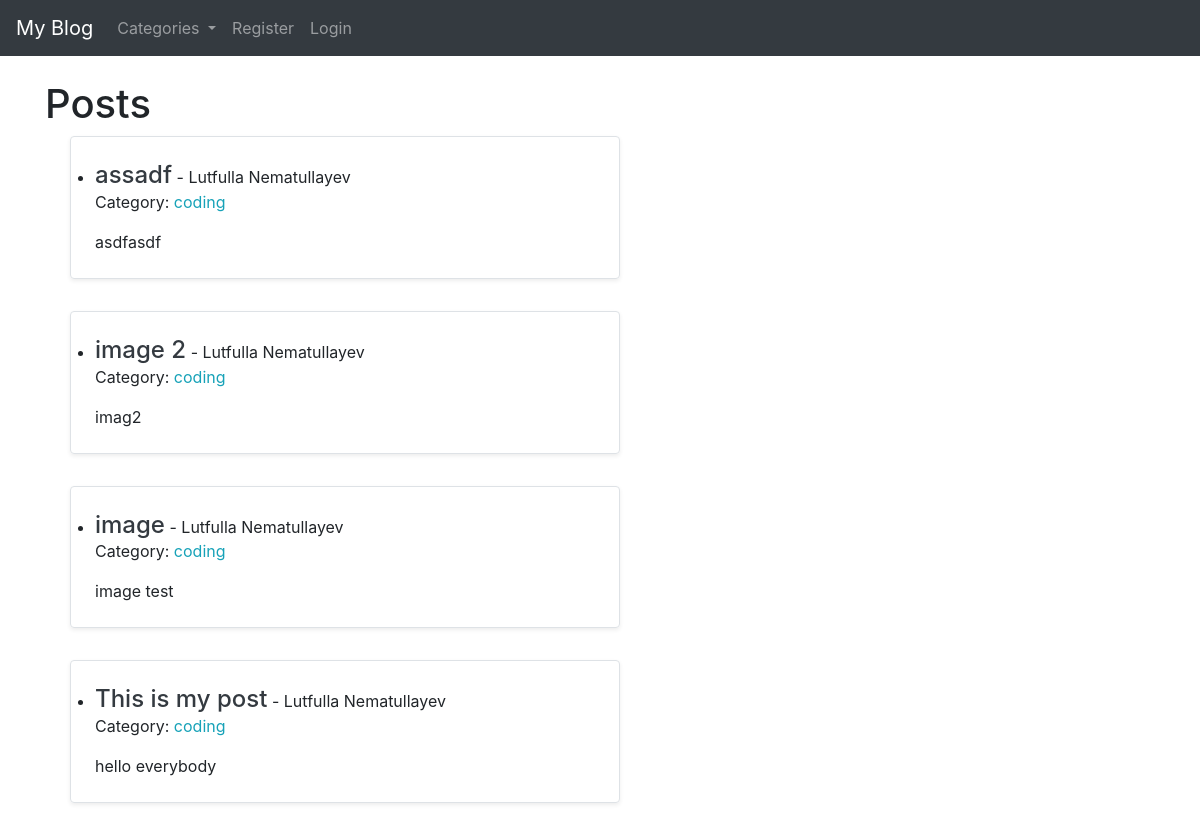
The page / on the database its author committed.
### theblog/models.py (models this page shows, shortened)
class Post(models.Model):
    title = models.CharField(max_length=255)
    header_image = models.ImageField(null=True, blank=True, upload_to='images/')
    title_tag = models.CharField(max_length=255, default='Blog')
    author = models.ForeignKey(User, on_delete=models.CASCADE)
    body = RichTextField(blank=True, null=True)
    added_date = models.DateTimeField(auto_now_add=True)
    category = models.CharField(max_length=255, default='coding')
    snippet = models.CharField(max_length=255)
    likes = models.ManyToManyField(User, related_name='blog_posts')

### theblog/views.py (the view)
# urls.py: path('', HomeView.as_view(), name='home'),
class HomeView(ListView):
    model = Post
    template_name = 'home.html'
    ordering = ['-added_date']
    def get_context_data(self, *args, **kwargs):
        cat_menu = Category.objects.all()
        context = super(HomeView, self).get_context_data(*args, **kwargs)
        context["cat_menu"] = cat_menu
        return context

### theblog/models.py (called while the page is built)
    def __str__(self):
        return self.name

### theblog/templates/home.html (shortened to what this page needs)
{% extends 'base.html' %}
{% block content %}
<h1>Posts</h1>
    <ul>
    {% for post in object_list %}
        <div class="row mb-2">
            <div class="col-md-6">
                <div class="row g-0 border rounded overflow-hidden flex-md-row mb-4 shadow-sm h-md-250 position-relative">
                    <div class="col p-4 d-flex flex-column position-static">
                        <li><a href="{% url 'article-detail' post.pk %}" class="text-dark h4">{{ post.title }}</a> - {{ post.author.first_name }} {{ post.author.last_name }}
                            <p>Category: <a class="text-info" href="{% url 'category' post.category %}">{{ post.category }} </a></p>
                            {{ post.snippet }}
                            </li>
                    </div>
                </div>
            </div>
        </div>
    {% endfor %}
    </ul>
{% endblock %}

### rows shown on the page
Post: title "assadf", author.first_name "Lutfulla", author.last_name "Nematullayev", category "coding", snippet "asdfasdf"
Post: title "image 2", author.first_name "Lutfulla", author.last_name "Nematullayev", category "coding", snippet "imag2"
Post: title "image", author.first_name "Lutfulla", author.last_name "Nematullayev", category "coding", snippet "image test"
Post: title "This is my post", author.first_name "Lutfulla", author.last_name "Nematullayev", category "coding", snippet "hello everybody"
